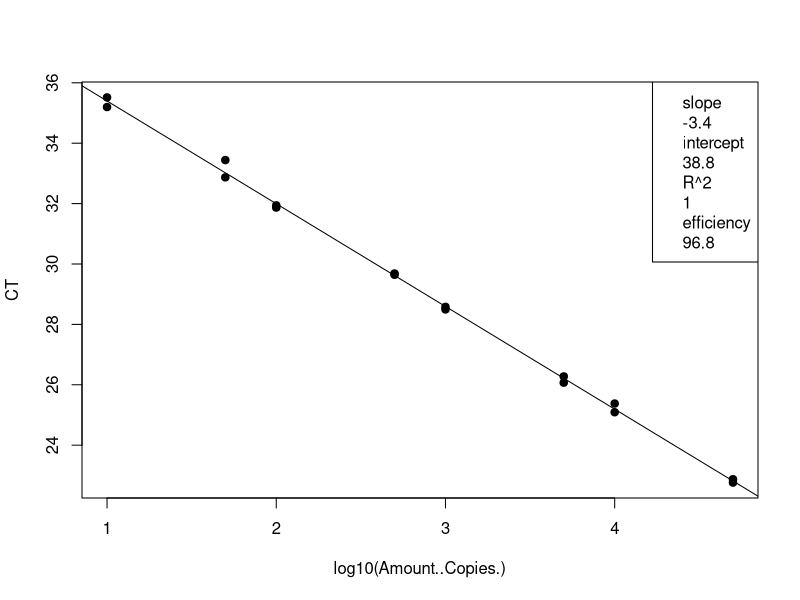
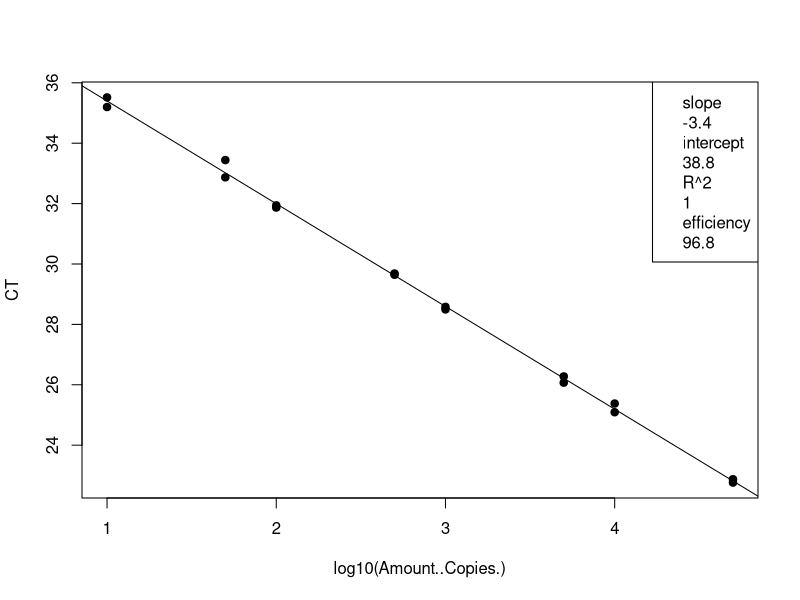
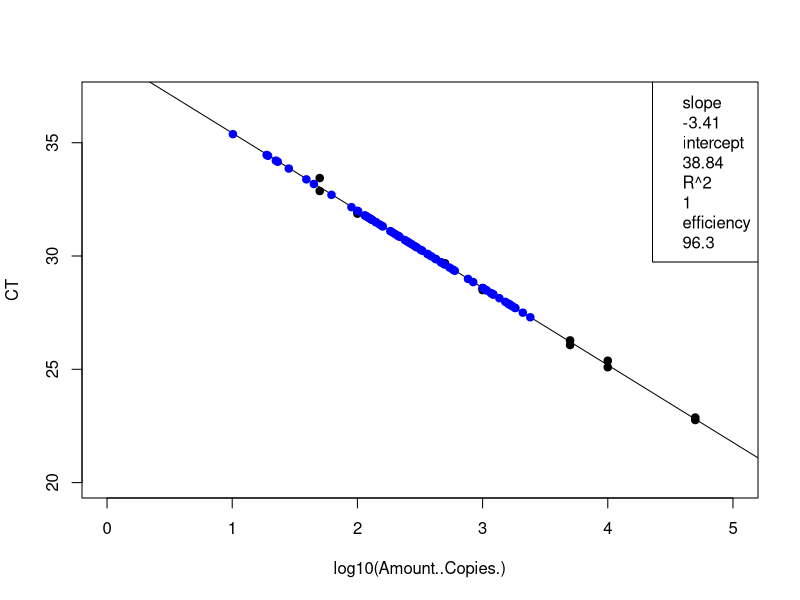
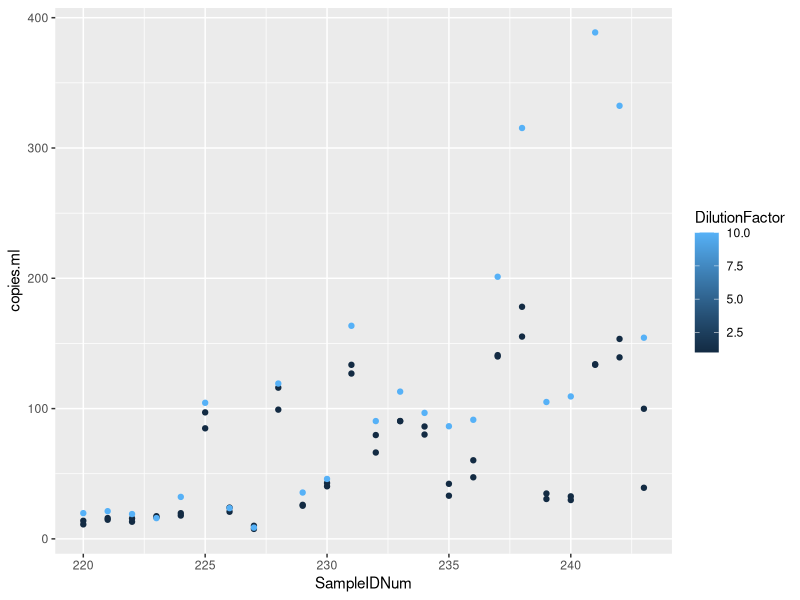

Write the R code that produced these figures, in order.
## ---- chunk 1
knitr::opts_chunk$set(echo = TRUE)

## ---- chunk 2
# load the data (note data file must be in this repository)
data <- read.csv("Plate10_GenBac_qPCRConversion.csv")
View(data)

# clean up the data file (there is some stuff at the bottom and extra blank rows)
#data <- data[-68:-70,] # This removes rows 92-95
View(data)

# assign to the correct data class #warning message about NAs is OK
class(data$CT) # check the data class type
data$CT <- as.numeric(as.character(data$CT)) # change to numeric
data$Amount..Copies. <- as.numeric(as.character(data$Amount..Copies.)) # change to numeric
## ---- chunk 3
# linear regression of standard curve
standards = data[1:16,]
standardCurve <- lm(CT ~ log10(Amount..Copies.), data = standards)
  
standardCurvePlot <- plot(CT ~ log10(Amount..Copies.), data = standards, pch=19) 
abline(coef(standardCurve)) 
legend("topright", legend=c(paste= "slope", round(standardCurve$coefficients[2], 2), 
                            paste= "intercept", round(standardCurve$coefficients[1], 2), 
                            paste= "R^2", round(summary(standardCurve)$r.squared, 2),
                            paste = "efficiency", round((10^(-1/standardCurve$coefficients[2])-1)*100, 1)))
## ---- chunk 4
# remove standards that sucked and redo analysis NOT NEEDED 21 Jan 2020
#standards <- standards[-15:-16,] # uncomment this line and change which rows to remove
standardCurve <- lm(CT ~ log10(Amount..Copies.), data = standards)

standardCurvePlot <- plot(CT ~ log10(Amount..Copies.), data = standards, pch=19)
abline(coef(standardCurve))
col = "blue"
legend("topright", legend=c(paste= "slope", round(standardCurve$coefficients[2], 2),
                            paste= "intercept", round(standardCurve$coefficients[1], 2),
                            paste= "R^2", round(summary(standardCurve)$r.squared, 2),
                            paste = "efficiency", round((10^(-1/standardCurve$coefficients[2])-1)*100, 1)))
## ---- chunk 5
# data set of unknowns including info on standard curve
#unknowns = subset(data, Name == "UNKNOWN")
unknowns = data[17:88,]
#unknowns <- unknowns[-1:-3,] # uncomment this line and change which rows to remove if these samples were outside of the standard curve

# add new columns to the data table
unknowns$plate_num = 1 #change to the actual plate number
unknowns$standard_slope = standardCurve$coefficients[2]
unknowns$standard_intercept = standardCurve$coefficients[1]
unknowns$R2 = summary(standardCurve)$r.squared
unknowns$efficiency =  (10^(-1/standardCurve$coefficients[2])-1)*100
  
# add a new column that interpolates copies/well from Ct for the unknowns
unknowns$log.copies.well = ((unknowns$CT - standardCurve$coefficients[1])/standardCurve$coefficients[2])
unknowns$copies.well = 10^unknowns$log.copies.well

# copies/ul extract accounting for dilution factor
vol.well = 3 #qPCR template volume in ul
unknowns$vol.well = vol.well
unknowns$copies.ul = ((unknowns$copies.well/vol.well)*unknowns$DilutionFactor)

# copies/extraction
vol.elution = 110 #DNA extraction elution volume in ul
unknowns$vol.elution = vol.elution
unknowns$copies.extraction = (unknowns$copies.ul*vol.elution)

# copies/ml #Volume is volume of sample filtered in mL
unknowns$copies.ml = (unknowns$copies.extraction/unknowns$Volume)


## ---- chunk 6
standards <- standards[-15:-16,] # uncomment this line and change which rows to remove
standardCurve <- lm(CT ~ log10(Amount..Copies.), data = standards)

standardCurvePlot <- plot(CT ~ log10(Amount..Copies.), data = standards, pch=19, ylim=c(20,37), xlim=c(0,5))
abline(coef(standardCurve))
col = "blue"
legend("topright", legend=c(paste= "slope", round(standardCurve$coefficients[2], 2),
                            paste= "intercept", round(standardCurve$coefficients[1], 2),
                            paste= "R^2", round(summary(standardCurve)$r.squared, 2),
                            paste = "efficiency", round((10^(-1/standardCurve$coefficients[2])-1)*100, 1)))

unknowns = unknowns[1:72,]
standardCurve <- lm(CT ~ log10(copies.well), data = unknowns)

standardCurvePlot <- points(CT ~ log10(copies.well), data = unknowns, pch=19, col = "blue")


#abline(coef(standardCurve))
#legend("topright", legend=c(paste= "slope", round(standardCurve$coefficients[2], 2),
                            #paste= "intercept", round(standardCurve$coefficients[1], 2),
                            #paste= "R^2", round(summary(standardCurve)$r.squared, 2),
                            #paste = "efficiency", round((10^(-1/standardCurve$coefficients[2])-1)*100, 1)))
## ---- chunk 7
# make a plot that compares the diluted to undiluted replicates for each sample including dilution factor
library("ggplot2")
unknowns$SampleIDNum <- as.numeric(as.character(unknowns$SampleIDNum)) # change to numeric
replicates = unknowns[1:72,]
#replicates <- replicates[-18,] # This removes rows (B11)
#replicates <- replicates[-32,] # This removes rows (D8)
#replicates <- replicates[-55,] # This removes rows (G5)
qplot(SampleIDNum,copies.ml, data=replicates, col=DilutionFactor)
## ---- chunk 8
# write csv file
write.csv(unknowns, file = "Plate10_GenBac_ConvertedData.csv", row.names=FALSE, na="")

# average the replicates (if not strongly inhibited) and make a new file
library(dplyr)
data.average = unknowns %>% group_by(SampleIDNum) %>% summarise(copies.ml = mean(copies.ml, na.rm = T))
write.csv(data.average, file = "Plate10_GenBac_Averaged.csv", row.names=FALSE, na="")
